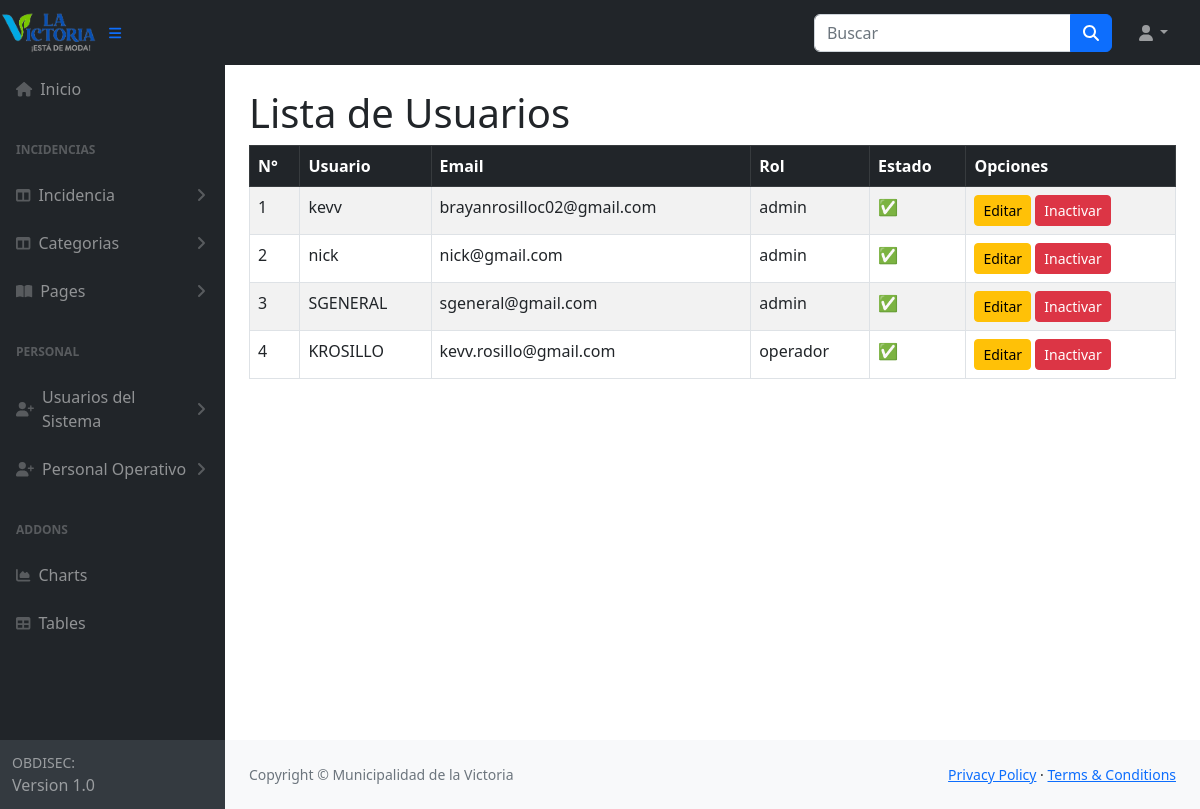
The app's page /usuarios/lista/ (signed in), older data.
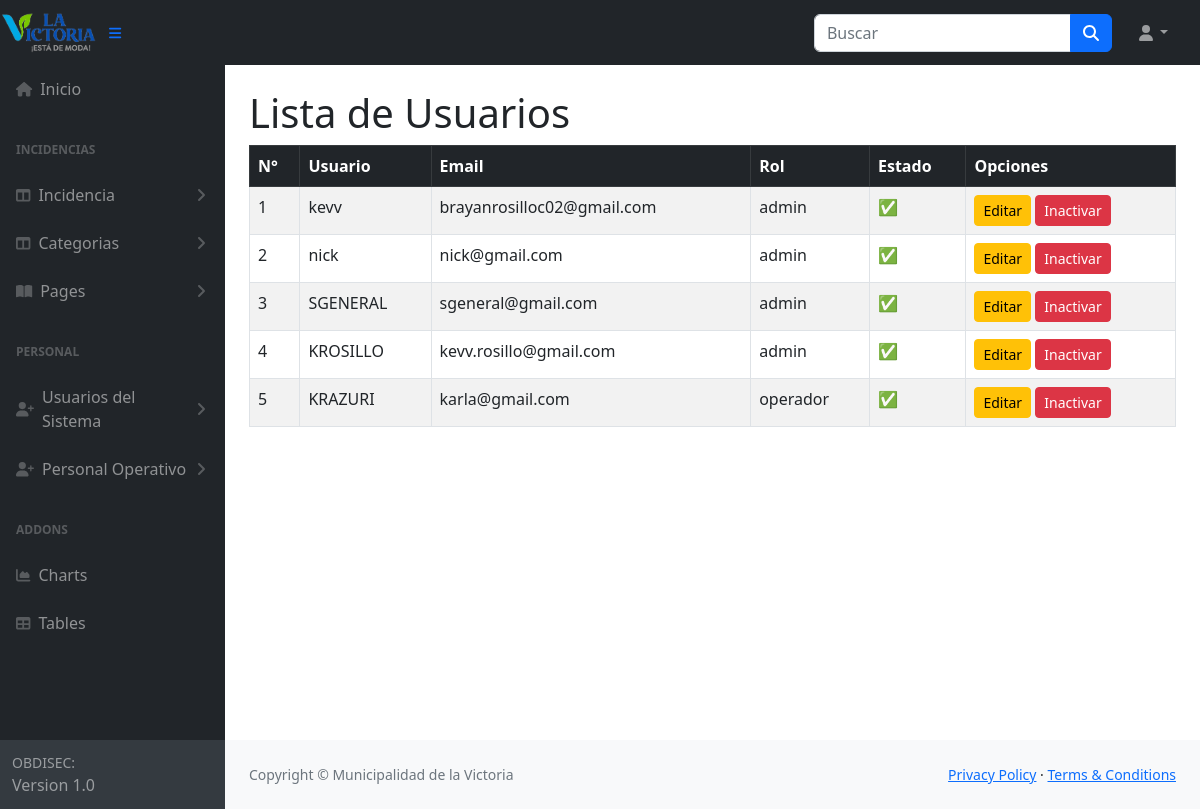
The same page, newer data.
### usuarios/models.py (models this page shows)
class Usuario(AbstractUser):
    TIPO_CHOICES =[
        ('admin','administrador'),
        ('operador','Operador'),
        ('lector','Lector'),
    ]
    tipo = models.CharField(max_length=10, choices=TIPO_CHOICES)

### usuarios/views.py (the view)
# urls.py: path('lista/', views.UsuarioListView.as_view(), name='usuario_list'),
class UsuarioListView(LoginRequiredMixin, AdminRequiredMixin, ListView):
    model = Usuario
    template_name = 'usuarios/usuario_list.html'
    context_object_name = 'usuarios'

### usuarios/views.py (called while the page is built)
    def test_func(self):
        return self.request.user.is_authenticated and self.request.user.tipo == 'admin'

### usuarios/templates/usuarios/usuario_list.html (shortened to what this page needs)
{% extends "base.html" %}
{% block content %}
<div class="container-fluid px-4">
  <h1 class="mt-4">Lista de Usuarios</h1>
  <div class="table-responsive">
    <table class="table table-bordered table-hover table-striped">
      <thead class="table-dark">
        <tr>
          <th>N°</th>
          <th>Usuario</th>
          <th>Email</th>
          <th>Rol</th>
          <th>Estado</th>
          <th>Opciones</th>
        </tr>
      </thead>
      <tbody>
        {% for usuario in object_list %}
        <tr>
          <td>{{ forloop.counter }}</td>
          <td>{{ usuario.username }}</td>
          <td>{{ usuario.email }}</td>
          <td>{{ usuario.tipo }}</td>
          <td>
            {% if usuario.is_active %}
              ✅
            {% else %}
              ❌
            {% endif %}
          </td>
          <td>
            <a class="btn btn-sm btn-warning" href="{% url 'usuario_edit' usuario.pk %}">Editar</a>
            {% if usuario.is_active %}
              <a class="btn btn-sm btn-danger" href="{% url 'usuario_inactivar' usuario.pk %}">Inactivar</a>
            {% endif %}
          </td>
        </tr>
        {% empty %}
        <tr>
          <td colspan="5" class="text-center">No hay usuarios registrados.</td>
        </tr>
        {% endfor %}
      </tbody>
    </table>
  </div>
</div>
{% endblock %}

Row changes from the older to the newer data that the page shows:
changed Usuario "KROSILLO": tipo "operador" → "admin"
added Usuario: username "KRAZURI", email "karla@gmail.com", tipo "operador", is_active "Inactivar"
